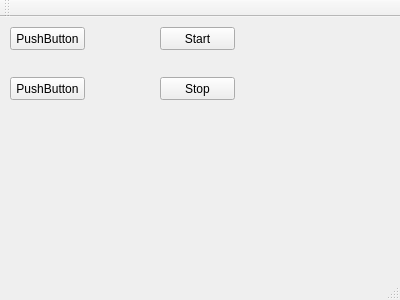
<?xml version="1.0" encoding="UTF-8"?>
<ui version="4.0">
 <class>MainWindow</class>
 <widget class="QMainWindow" name="MainWindow">
  <property name="geometry">
   <rect>
    <x>0</x>
    <y>0</y>
    <width>400</width>
    <height>300</height>
   </rect>
  </property>
  <property name="windowTitle">
   <string>MainWindow</string>
  </property>
  <widget class="QWidget" name="centralWidget">
   <widget class="QPushButton" name="pushButton">
    <property name="geometry">
     <rect>
      <x>10</x>
      <y>10</y>
      <width>75</width>
      <height>23</height>
     </rect>
    </property>
    <property name="text">
     <string>PushButton</string>
    </property>
   </widget>
   <widget class="QPushButton" name="pushButton_2">
    <property name="geometry">
     <rect>
      <x>10</x>
      <y>60</y>
      <width>75</width>
      <height>23</height>
     </rect>
    </property>
    <property name="text">
     <string>PushButton</string>
    </property>
   </widget>
   <widget class="QPushButton" name="startButton">
    <property name="geometry">
     <rect>
      <x>160</x>
      <y>10</y>
      <width>75</width>
      <height>23</height>
     </rect>
    </property>
    <property name="text">
     <string>Start</string>
    </property>
   </widget>
   <widget class="QPushButton" name="stopButton">
    <property name="geometry">
     <rect>
      <x>160</x>
      <y>60</y>
      <width>75</width>
      <height>23</height>
     </rect>
    </property>
    <property name="text">
     <string>Stop</string>
    </property>
   </widget>
  </widget>
  <widget class="QMenuBar" name="menuBar">
   <property name="geometry">
    <rect>
     <x>0</x>
     <y>0</y>
     <width>400</width>
     <height>21</height>
    </rect>
   </property>
  </widget>
  <widget class="QToolBar" name="mainToolBar">
   <attribute name="toolBarArea">
    <enum>TopToolBarArea</enum>
   </attribute>
   <attribute name="toolBarBreak">
    <bool>false</bool>
   </attribute>
  </widget>
  <widget class="QStatusBar" name="statusBar"/>
 </widget>
 <layoutdefault spacing="6" margin="11"/>
 <resources/>
 <connections/>
</ui>
